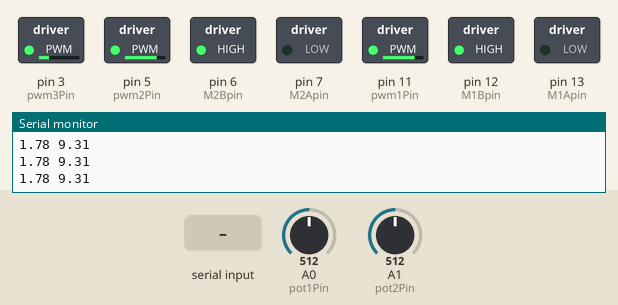
Simulated run of this sketch. Board: Arduino Uno, built with avr-gcc and run on an emulated ATmega328P. On the bench: switched loads named in the sketch (green lamp = pin HIGH), the last lines printed to the serial monitor. Inputs (shaded band) come from the test bench; at power-on: A0 (pot1Pin) = 512, A1 (pot2Pin) = 512.

Above: at 1.2 s.
1.3 s: A0 (pot1Pin) set to 528
At 2.4 s:
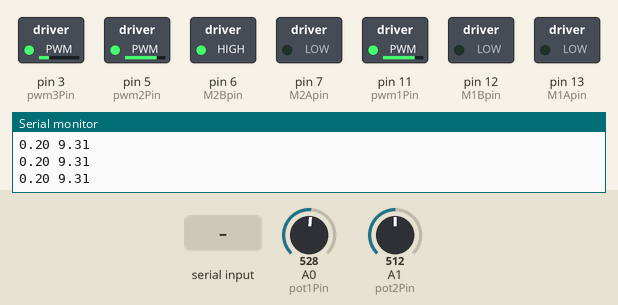
2.8 s: "1,90,45\n" received over Serial
At 4.3 s:
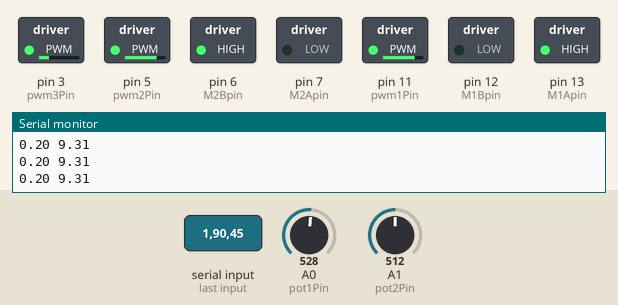
5.3 s: "90,45\n" received over Serial
At 6.5 s:
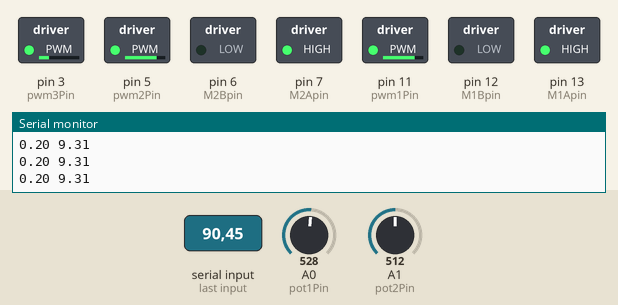
6.8 s: A0 (pot1Pin) set to 130
8.3 s: A0 (pot1Pin) set to 122
At 8.8 s:
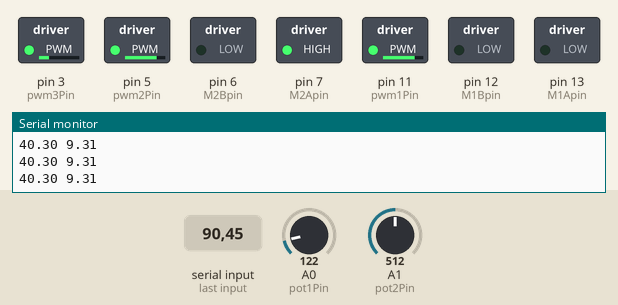
9.8 s: "30,150\n" received over Serial
At 10.3 s:
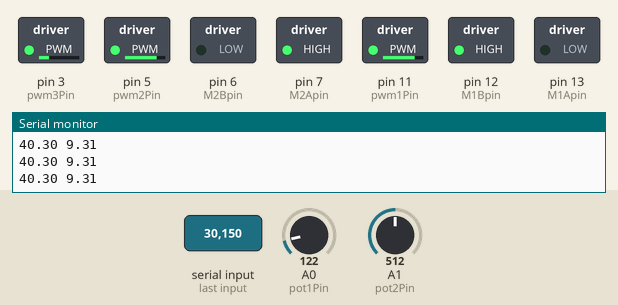
Timing chart, 0 to 12.3 s (numbered marks = the images above; inputs shaded):
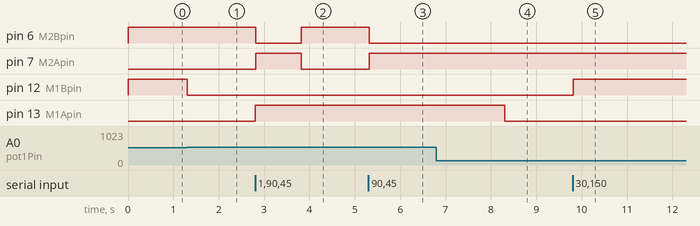

The sketch:

Waists2RG_Scaling_Tuned.ino
```cpp
//      This code is used to control the steering of the XT-28 test rig. A value sent to
//      the Arduino will be interpreted as a desired steering angle for waist 1 which this
//      code will aim to steer the XT-28 test rig to.

//      2019-09-05
//      Axel Sundkvist

//      How to? Write a desired angle (-48.5, 40.5) that you want the forward-most waist
//      to turn to.

//      |---------------------------------------------------------------------------|
//      |            The hardware connections are as follows:                       |
//      |--------------------------------|------------------------------------------|
//      |  Connector at Arduino          |      Connector at BB-VNH3SP30      no 1  |
//      |--------------------------------|------------------------------------------|
//      |    Not connected!              |          CTRL<1>,  VIN                   |
//      |    Power, 5V                   |          CTRL<2>,  +5V                   |
//      |    Power, GND                  |          CTRL<3>,  GND                   |
//      |    Digital<13>                 |          CTRL<4>,  INA                   |
//      |    Digital<12>                 |          CTRL<5>,  INB                   |
//      |    Digital<11>                 |          CTRL<6>,  PWM                   |
//      |--------------------------------|------------------------------------------|

//      |---------------------------------------------------------------------------|
//      |            The hardware connections are as follows:                       |
//      |--------------------------------|------------------------------------------|
//      |  Connector at Arduino          |      Connector at BB-VNH3SP30      no 2  |
//      |--------------------------------|------------------------------------------|
//      |    Not connected!              |          CTRL<1>,  VIN                   |
//      |    Power, 5V                   |          CTRL<2>,  +5V                   |
//      |    Power, GND                  |          CTRL<3>,  GND                   |
//      |    Digital<7>                  |          CTRL<4>,  INA                   |
//      |    Digital<6>                  |          CTRL<5>,  INB                   |
//      |    Digital<5>                  |          CTRL<6>,  PWM                   |
//      |--------------------------------|------------------------------------------|

//------------------ FOR PENDULUM ARMS PWM ------------------------------
// Does NOT affect this code!
const int pwm3Pin = 3;    // pwm output for pendulum arms
float pwm3 = 63.75;          // pwm for penduum arms

// ----------------- Arduino Pins ----------------------------------------
const int M1Apin = 13;    // Motor control output for M1 forward
const int M1Bpin = 12;    // Motor control output for M1 backward
const int M2Apin = 7;     // Motor control output for M2 forward
const int M2Bpin = 6;    // Motor control output for M2 backward
const int pwm1Pin = 11;   // pwm output for M1
const int pwm2Pin = 5;    // pwm output for M2

const int pot1Pin = A0;   // Potentiometer input for M1
const int pot2Pin = A1;   // Potentiometer input for M2

//-----------------------------------------100--------------------------------

//------------------ Variables to change -----------------------------------
float factor = 0.9;         // Scaling factor (speed and distance) between waist 1 and 2 (M1 and M2)
float pwm1 = 200;         // PWM duty cycle for waist 1 (M1)

//--------------------------------------------------------------------------

//------------------ Variables ---------------------------------------------
float pwm2 = pwm1;//*factor; // PWM duty cycle for waist 2 (M2), calculated as "pwm1*factor"
float lastpot1Ref;        // To save last iteration's reference value for M1
float lastpot2Ref;        // To save last iteration's reference value for M2
float pot1Val;            // Up to date input value from potentiometer in waist 1 (M1)
float pot2Val;            // Up to date input value from potentiometer in waist 2 (M2)
float input1;              // calculated value between 0 and 1024
float input2;
float x;                  // desired turning between min_angle1 and max_angle1
float y;                  // desired turning between min_angle2 and max_angle2
float pot1Ref;      // Potentiometer reference value for M1 (to be chosen), 500 is in the middle
float pot2Ref;      // Potentiometer reference value for M2 (to be chosen), 500 is in the middle
float actual_angle1; // The current actual angle of front waist
float actual_angle2; // The current actual angle of back waist

bool reached_goal_1 = false;  // goal reached for waist 1
bool reached_goal_2 = false;  // goal reached for waist 2
float RG_resol = 6;             // reached_goal resolution, to allow for some fluctuation from read value
float resol = 2;            // Resolution of when position is accepted ("potRef +- resol" is accepted as "goal reached")


// Calibration of Waist 1
// calibration values
float middle1 = 530;         // potentiometer value in middle
float lower1 = 50;           // potentiometer value in minimum
float higher1 = 940;         // potentiometer value in maximum
float max_angle1 = 40.5;      //=   //=43.5;      // Actual positive angle at potentiometer maximum (0 in middle, negative to left, positive to right)
float min_angle1 = -48.5;     // Actual negative (with sign) angle at potentiometer minimum (0 in middle, negative to left, positive to right)
float k1;
float m1;
//---------------------

// Calibration of Waist 2
// calibration values
float middle2 = 592;         // potentiometer value in middle
float lower2 = 50;           // potentiometer value in minimum
float higher2 = 940;         // potentiometer value in maximum
float max_angle2 = 40.5;      //=   //=43.5;      // Actual positive angle at potentiometer maximum (0 in middle, negative to left, positive to right)
float min_angle2 = -48.5;     // Actual negative (with sign) angle at potentiometer minimum (0 in middle, negative to left, positive to right)
float k2;
float m2;
//---------------------


void setup() {
  // configure pins
  pinMode(M1Apin, OUTPUT);
  pinMode(M1Bpin, OUTPUT);
  pinMode(M2Apin, OUTPUT);
  pinMode(M2Bpin, OUTPUT);
  pinMode(pwm1Pin, OUTPUT);
  pinMode(pwm2Pin, OUTPUT);
  pinMode(pwm3Pin, OUTPUT);
  pinMode(pot1Pin, INPUT);
  pinMode(pot2Pin, INPUT);
  Serial.begin(9600);     // opens serial port, sets data rate to 9600 bps

  // set PWM duty cycle
  analogWrite(pwm1Pin, pwm1);
  analogWrite(pwm2Pin, pwm2);
  analogWrite(pwm3Pin, pwm3);

  // Calibration of Waist 1
  // f(x) = kx + m
  m1 = middle1;
  if (abs(middle1-lower1) > abs(middle1-higher1)) {
    // distance to lower bound larger
    k1 = -(higher1-m1)/(max_angle1);
  } else {
    // distance to higher bound larger
    k1 = -(lower1-m1)/(-min_angle1);
  }

  // Calibration of Waist 2
  // f(x) = kx + m
  m2 = middle2;
  if (abs(middle2-lower2) > abs(middle2-higher2)) {
    // distance to lower bound larger
    k2 = -(higher2-m2)/(max_angle2);
  } else {
    // distance to higher bound larger
    k2 = -(lower2-m2)/(-min_angle2);
  }
  // Initiate position
  pot1Ref = middle1;
  pot2Ref = middle2;
}

void loop() {
    //------------------------------ Read desired value --------------------------------------
    if (Serial.available() > 0) {                                // if serial message is availabe
      x = Serial.parseFloat();                                   // store as float
      y = Serial.parseFloat();
      Serial.read();                                            // To ensure inpt buffer is empty. Without this parseInt() will return the number + 0.000!!!
      input1 = ref_calc(x, k1, m1, min_angle1, max_angle1);
      input2 = ref_calc(y, k2, m2, min_angle2, max_angle2);
      lastpot2Ref = pot2Ref;                                   // store last value for M1
      lastpot1Ref = pot1Ref;                                   // store last value for M2
      pot1Ref = input1;                                         // set desired value as reference for M1
      pot2Ref = input2;//lastpot2Ref+(pot1Ref-lastpot1Ref)*factor;      // calculate reference value for M2 and set it
    }
    //----------------------------------------------------------------------------------------

    //------------------------------ Waist 1 (M1) --------------------------------------------
    pot1Val = analogRead(pot1Pin);                               // Read potentiometer value for M1
    actual_angle1 = ref_calc_inv(pot1Val, k1, m1);             // Calculate the current steering angle


    if (pot1Val < pot1Ref - RG_resol || pot1Val > pot1Ref + RG_resol) {
      reached_goal_1 = false;
    }

    if (pot1Val < pot1Ref - resol && !reached_goal_1) {
      // if reference value smaller than actual - go "backward"
      digitalWrite(M1Bpin, HIGH);
      digitalWrite(M1Apin, LOW);
    }
    else if (pot1Val > pot1Ref + resol && !reached_goal_1) {
      // if reference value larger than actual - go "forward"
      digitalWrite(M1Bpin, LOW);
      digitalWrite(M1Apin, HIGH);
    }
    else {
      // goal reached!
      reached_goal_1 = true;
      digitalWrite(M1Bpin, LOW);
      digitalWrite(M1Apin, LOW);
    }
    //---------------------------------------------------------------------------------------

    //------------------------------ Waist 2 (M2) --------------------------------------------
    pot2Val = analogRead(pot2Pin);                               // Read potentiometer value for M1
    actual_angle2 = ref_calc_inv(pot2Val, k2, m2);

    Serial.print(actual_angle1);
    Serial.print(" ");
    Serial.println(actual_angle2);

    if (pot2Val < pot2Ref - RG_resol || pot2Val > pot2Ref + RG_resol) {
      reached_goal_2 = false;
    }

    if (pot2Val < pot2Ref - resol && !reached_goal_2) {
      // if reference value smaller than actual - go "backward"
      digitalWrite(M2Bpin, HIGH);
      digitalWrite(M2Apin, LOW);
    }
    else if (pot2Val > pot2Ref + resol && !reached_goal_2) {
      // if reference value larger than actual - go "forward"
      digitalWrite(M2Bpin, LOW);
      digitalWrite(M2Apin, HIGH);
    }
    else {
      // goal reached!
      reached_goal_2 = true;
      digitalWrite(M2Bpin, LOW);
      digitalWrite(M2Apin, LOW);
    }
    //---------------------------------------------------------------------------------------
}

float ref_calc(float x, float k, float m, float min_angle, float max_angle){
  // Function that calculates the potentiometer reference value from a desired steering angle
  float diff = min(abs(max_angle), abs(min_angle));
  if (abs(x) > diff) {
    if (x < 0) {
      x = -diff;
    } else {
      x = diff;
    }
  }
  float result = k*x + m;
  return result;
}

float ref_calc_inv(float potVal, float k, float m){
  // Function that calculates the angle corresponding to a potentiometer value
  // inverse of 'ref_calc()'
  float result = (potVal-m)/k;
  return result;
}
```

Measured:
- the behaviour switches between 527 and 528 on A0 (pot1Pin) (found by bisection; images 0 and 1)
- the behaviour switches between 123 and 122 on A0 (pot1Pin) (found by bisection; images 3 and 4)
- after the input at 1.3 s, pin 12 (M1Bpin): HIGH → LOW at once
- after the input at 2.8 s, pin 6 (M2Bpin): HIGH → LOW at once, → HIGH 1.0 s later; pin 7 (M2Apin): LOW → HIGH at once, → LOW 1.0 s later; pin 13 (M1Apin): LOW → HIGH at once
- after the input at 5.3 s, pin 6 (M2Bpin): HIGH → LOW at once; pin 7 (M2Apin): LOW → HIGH at once
- after the input at 8.3 s, pin 13 (M1Apin): HIGH → LOW at once
- after the input at 9.8 s, pin 12 (M1Bpin): LOW → HIGH at once
